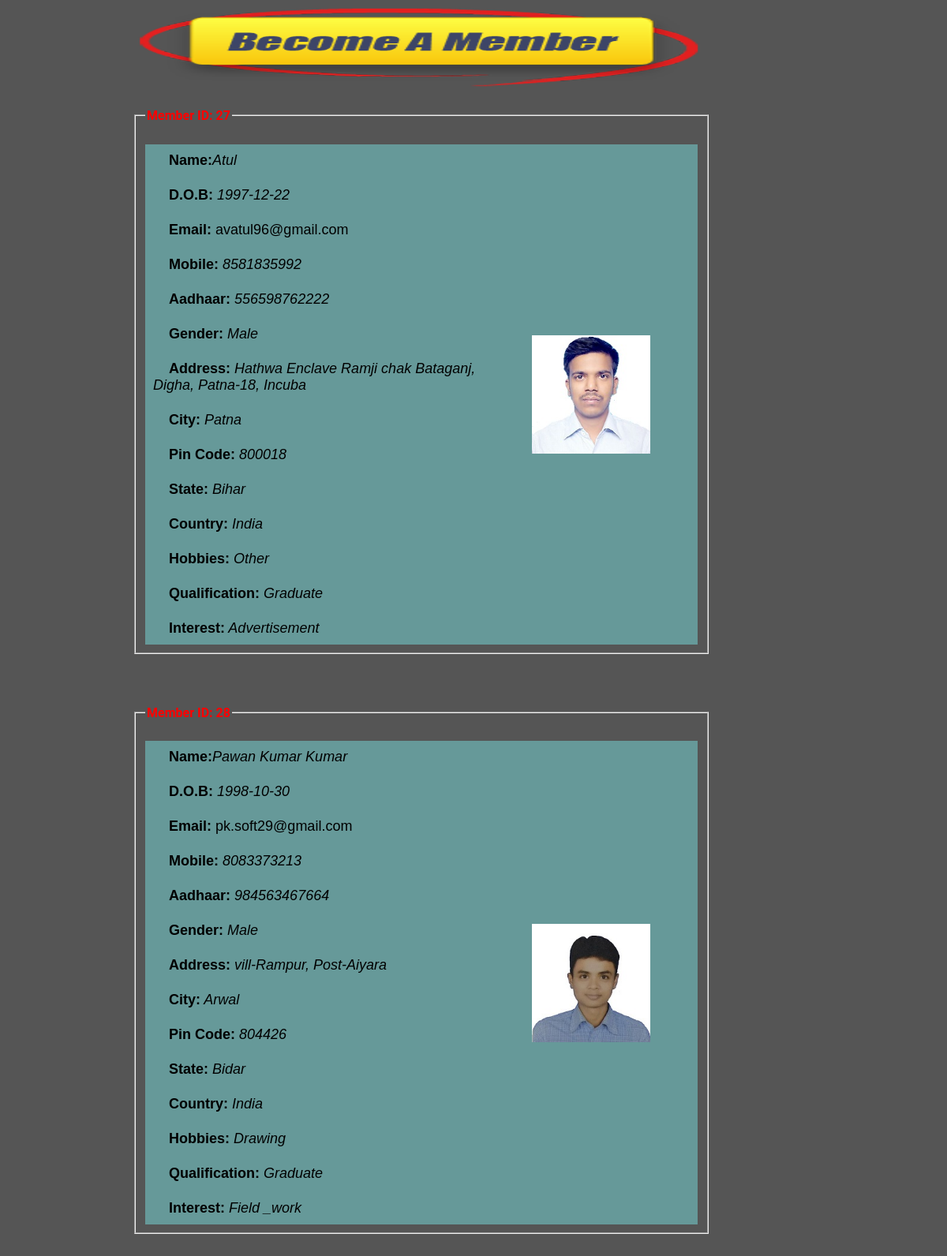
Screenshot of /admmem.php (signed in) with the database file from the repository.
### tables this page shows
CREATE TABLE `members` (
  `id` int(6) NOT NULL,
  `fname` varchar(30) NOT NULL,
  `lname` varchar(30) DEFAULT NULL,
  `DOB` date NOT NULL,
  `email` varchar(50) NOT NULL,
  `mobile` bigint(10) NOT NULL,
  `aadhaar` bigint(12) NOT NULL,
  `gender` varchar(10) NOT NULL,
  `address` varchar(60) NOT NULL,
  `city` varchar(30) NOT NULL,
  `pin` int(6) NOT NULL,
  `state` varchar(30) NOT NULL,
  `country` varchar(10) NOT NULL,
  `hobbies` varchar(50) DEFAULT NULL,
  `qualification` varchar(60) NOT NULL,
  `interest` varchar(60) NOT NULL,
  `img_path` varchar(500) NOT NULL
);

### admmem.php (the view, shortened to what this page needs)
<html>
<head>
	<link rel="stylesheet" href="style.css">
</head>
<body style="background-color:#555555">
	<div>
	<IMG SRC="image.png" style="width:725px; height:100px; margin-left:170px; margin-top:10px">
	</div>
							<?php
								$conn = new PDO('mysql:host=localhost; dbname=project','root', '');
								$result = $conn->prepare("SELECT * FROM members ORDER BY id ASC");
								$result->execute();
								for($i=0; $row = $result->fetch(); $i++){
							?>
							<fieldset width="100%">
							<legend style="color:red"><h4>Member ID: <?php echo $row ['id']; ?></h4></legend>
							<table width="100%">
							<tr>
							<td>
								<label style="margin:10px; padding:10px"><b>Name:</b><i><?php echo $row ['fname']; ?> <?php echo $row ['lname'];?> <?php echo $row ['lname']; ?></i> </label></br></br>
								<label style="margin:10px; padding:10px"><b>D.O.B:</b> <i><?php echo $row ['DOB'];?></i> </label></br></br>
								<label style="margin:10px; padding:10px"><b>Email:</b> </i><?php echo $row ['email'];?> </i></label></br></br>
								<label style="margin:10px; padding:10px"><b>Mobile:</b> <i><?php echo $row ['mobile'];?> </i></label></br></br>
								<label style="margin:10px; padding:10px"><b>Aadhaar:</b><i> <?php echo $row ['aadhaar'];?></i> </label></br></br>
								<label style="margin:10px; padding:10px"><b>Gender:</b> <i><?php echo $row ['gender'];?> </i></label></br></br>
								<label style="margin:10px; padding:10px"><b>Address:</b><i> <?php echo $row ['address'];?> </i></label></br></br>
								<label style="margin:10px; padding:10px"><b>City:</b><i> <?php echo $row ['city'];?> </i></label></br></br>
								<label style="margin:10px; padding:10px"><b>Pin Code:</b><i> <?php echo $row ['pin'];?></i> </label></br></br>
								<label style="margin:10px; padding:10px"><b>State:</b> <i><?php echo $row ['state'];?></i> </label></br></br>
								<label style="margin:10px; padding:10px"><b>Country:</b><i> <?php echo $row ['country'];?> </i></label></br></br>
								<label style="margin:10px; padding:10px"><b>Hobbies:</b> <i><?php echo $row ['hobbies'];?> </i></label></br></br>
								<label style="margin:10px; padding:10px"><b>Qualification:</b><i> <?php echo $row ['qualification'];?></i> </label></br></br>
								<label style="margin:10px; padding:10px"><b>Interest:</b><i> <?php echo $row ['interest'];?> </i></label></br>
								</td>
								<td style="width:200px">
									<?php if($row['img_path'] != ""): ?>
									<img src="uploads/<?php echo $row['img_path']; ?>" width="150px" height="150px">
									<?php else:?>
									<img src="images/default.png" width="150px" height="150px" style="border:1px solid #333333;">
									<?php endif;?>
								</td>
							</tr>
                            </table>
							</fieldset></br></br>
						<?php } ?>
</body>
</html>

### style.css (style rules this page uses)
body { margin: 0; padding: 0; background: #ffffff; font-size: 16px; font-family: 'Roboto', sans-serif; font-weight: 300; }
label { margin:0 0 20px 0; font-weight:150; font-size: 18px; font-family: Arial; }
fieldset { display: block; margin-left:170px; margin-right:10px; margin-top:0.35em; padding-bottom:10px; padding-left:0.75em; padding-right:0.75em; width:700px; border:3px groove(internal value); }
table { border-collapse: collapse; width:100%; font-size:20; font-family:timeNewRomen; }
td { padding:10px; height:40px; }
tr:nth-child(odd) { background-color:#669999 }

### rows the page displays
members: fname "Atul", DOB "1997-12-22", email "avatul96@gmail.com", mobile "8581835992", aadhaar "556598762222", gender "Male", address "Hathwa Enclave Ramji chak Bataganj, Digha, Patna-18, Incuba", city "Patna", pin "800018", state "Bihar", country "India", hobbies "Other", qualification "Graduate", interest "Advertisement", img_path (picture)
members: fname "Pawan", lname "Kumar", DOB "1998-10-30", email "pk.soft29@gmail.com", mobile "8083373213", aadhaar "984563467664", gender "Male", address "vill-Rampur, Post-Aiyara", city "Arwal", pin "804426", state "Bidar", country "India", hobbies "Drawing", qualification "Graduate", interest "Field _work", img_path (picture)
